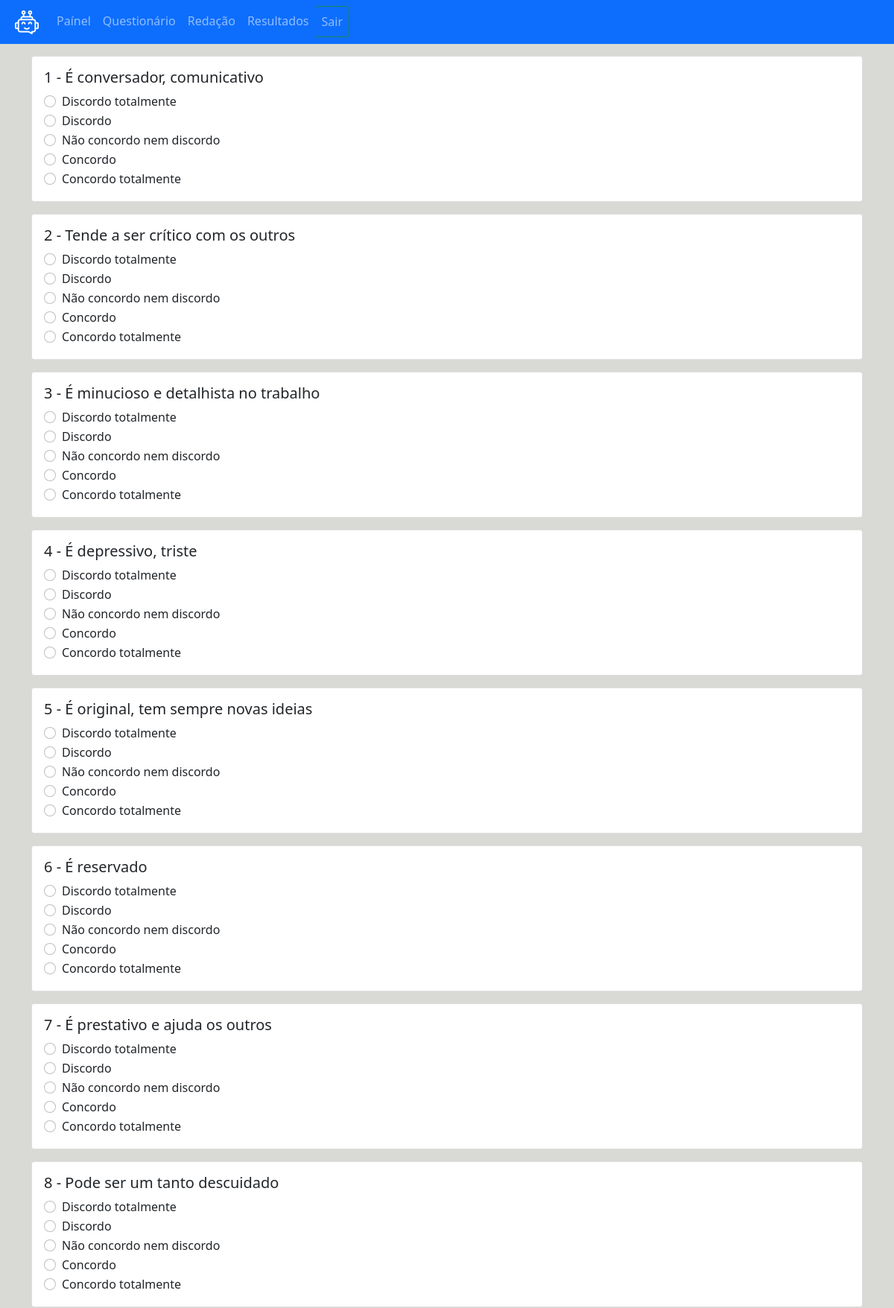
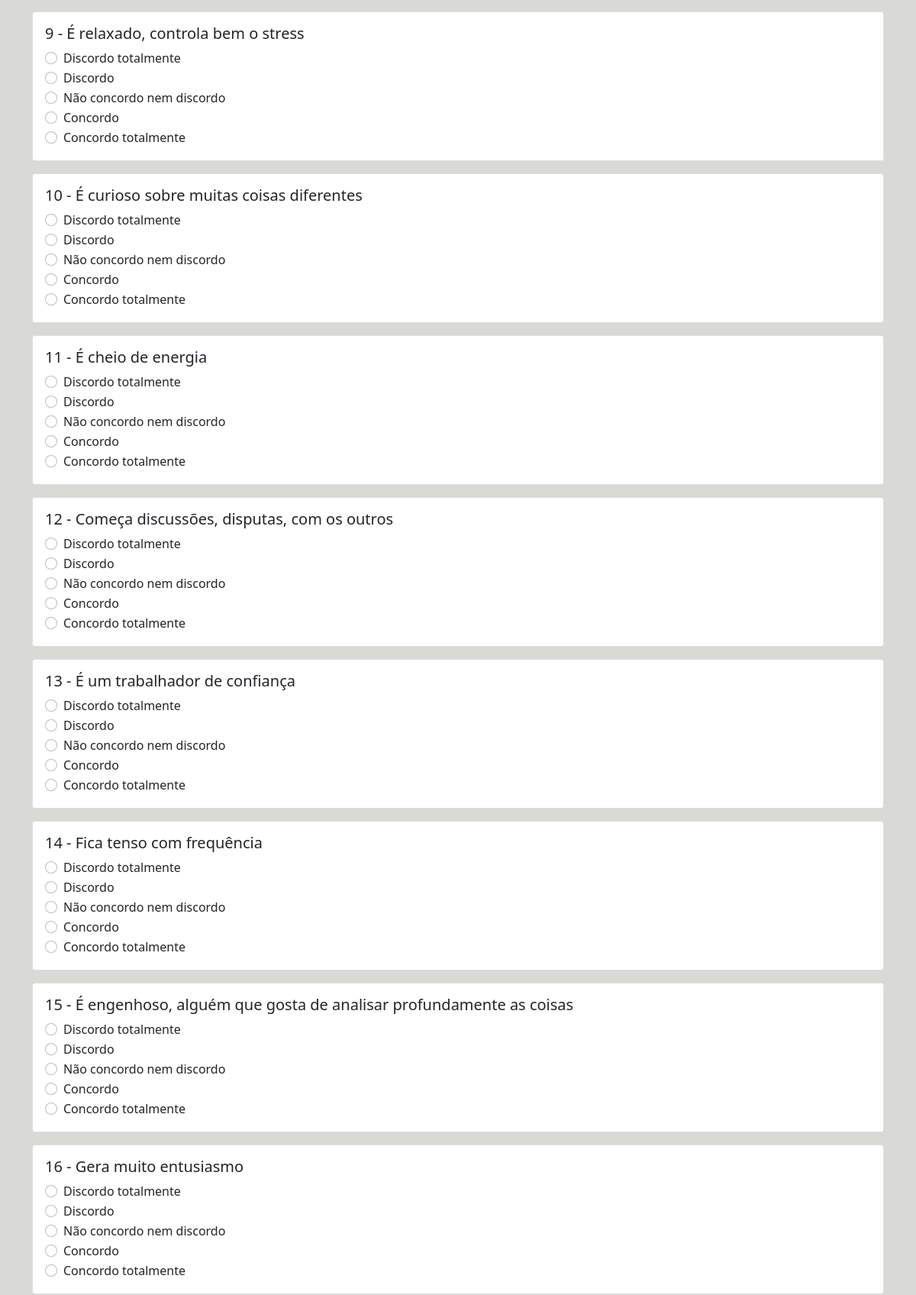
Screenshot of /app/view/testQuestions.php (signed in, upper part) with the database file from the repository (2 pictures, top to bottom).
### tables this page shows
CREATE TABLE `tb_test_questions` (
  `id_question` int(4) NOT NULL,
  `question` varchar(65) DEFAULT NULL
);

### config/connection.php (called while the page is built, shortened)
<?php
    function connect(){
        try{
            return $GLOBALS["connection"];
        }catch(PDOException $e){
            echo $e->getMessage();
        }
    }
?>

### app/controller/testQuestionsController.php (called while the page is built, shortened)
<?php
    function getTestQuestions(){
        $sql = "SELECT tq.id_question, tq.question FROM tb_test_questions tq";
        $infoTestQuestions =  connect() -> prepare($sql);
        $infoTestQuestions -> execute();
        return $infoTestQuestions;
    }
?>

### app/view/testQuestions.php (the view, shortened to what this page needs)
<?php
    $infoTestQuestions = getTestQuestions();
?>
<!DOCTYPE html>
<html lang="en">
<head>
    <link href="https://cdn.jsdelivr.net/npm/bootstrap@5.0.2/dist/css/bootstrap.min.css" rel="stylesheet">
</head>
<body>
    <?php include"../view/navbar.php"?>
    <div class="container">
        <form action="../model/insert/insertResult.php" method="POST">
            <?php
                foreach($infoTestQuestions as $key=>$question){
            ?>
                <div class="card mt-3">
                    <div class="card-body">
                        <h5 class="card-title"><?php echo ($key+1)." - ".$question["question"] ?></h5>
                        <div class="form-check">
                            <input class="form-check-input" type="radio" name="<?php echo "tq_".($key + 1) ?>" id="discordo_totalmente" value="1" required>
                            <label class="form-check-label" for="discordo_totalmente">
                                Discordo totalmente
                            </label>
                        </div>
                        <div class="form-check">
                            <input class="form-check-input" type="radio" name="<?php echo "tq_".($key + 1) ?>" id="discordo" value="2">
                            <label class="form-check-label" for="discordo">
                                Discordo
                            </label>
                        </div>
                        <div class="form-check">
                            <input class="form-check-input" type="radio" name="<?php echo "tq_".($key + 1) ?>" id="nao_concordo_discordo" value="3">
                            <label class="form-check-label" for="nao_concordo_discordo">
                                Não concordo nem discordo
                            </label>
                        </div>
                        <div class="form-check">
                            <input class="form-check-input" type="radio" name="<?php echo "tq_".($key + 1) ?>" id="concordo" value="4">
                            <label class="form-check-label" for="concordo">
                                Concordo
                            </label>
                        </div>
                        <div class="form-check">
                            <input class="form-check-input" type="radio" name="<?php echo "tq_".($key + 1) ?>" id="concordo_totalmente" value="5">
                            <label class="form-check-label" for="concordo_totalmente">
                                Concordo totalmente
                            </label>
                        </div>
                    </div>
                </div>
            <?php
                }
            ?>
        </form>
    </div>
</body>
</html>

### app/view/navbar.php (shortened to what this page needs)
<nav class="navbar navbar-expand-lg navbar-dark bg-primary">
    <a class="navbar-brand" href="#" style="margin-left: 20px;">
        <img src="../assets/images/bot.png" alt="" srcset="">
    </a>
    <div class="collapse navbar-collapse" id="navbarTogglerDemo02">
        <ul class="navbar-nav mr-auto mt-2 mt-lg-0">
            <li class="nav-item active">
                <a class="nav-link" href="./dashboard.php">Paínel</span></a>
            </li>
            <li class="nav-item">
                <a class="nav-link" href="./testQuestions.php">Questionário</a>
            </li>
            <li class="nav-item">
                <a class="nav-link" href="./textAnalysis.php">Redação</a>
            </li>
            <li class="nav-item">
                <a class="nav-link" href="#">Resultados</a>
            </li>
            <li class="nav-item">
                <a class="nav-link btn btn-outline-success" href="../model/authentication/logout.php">Sair</a>
            </li>
        </ul>
    </div>
</nav>

### app/view/testQuestions.php (style rules this page uses)
body { background-color: #d9dad5; }

### rows the page displays
tb_test_questions: question "É conversador, comunicativo"
tb_test_questions: question "Tende a ser crítico com os outros"
tb_test_questions: question "É minucioso e detalhista no trabalho"
tb_test_questions: question "É depressivo, triste"
tb_test_questions: question "É original, tem sempre novas ideias"
tb_test_questions: question "É reservado"
tb_test_questions: question "É prestativo e ajuda os outros"
tb_test_questions: question "Pode ser um tanto descuidado"
tb_test_questions: question "É relaxado, controla bem o stress"
tb_test_questions: question "É curioso sobre muitas coisas diferentes"
tb_test_questions: question "É cheio de energia"
tb_test_questions: question "Começa discussões, disputas, com os outros"
tb_test_questions: question "É um trabalhador de confiança"
tb_test_questions: question "Fica tenso com frequência"
tb_test_questions: question "É engenhoso, alguém que gosta de analisar profundamente as coisas"
tb_test_questions: question "Gera muito entusiasmo"
